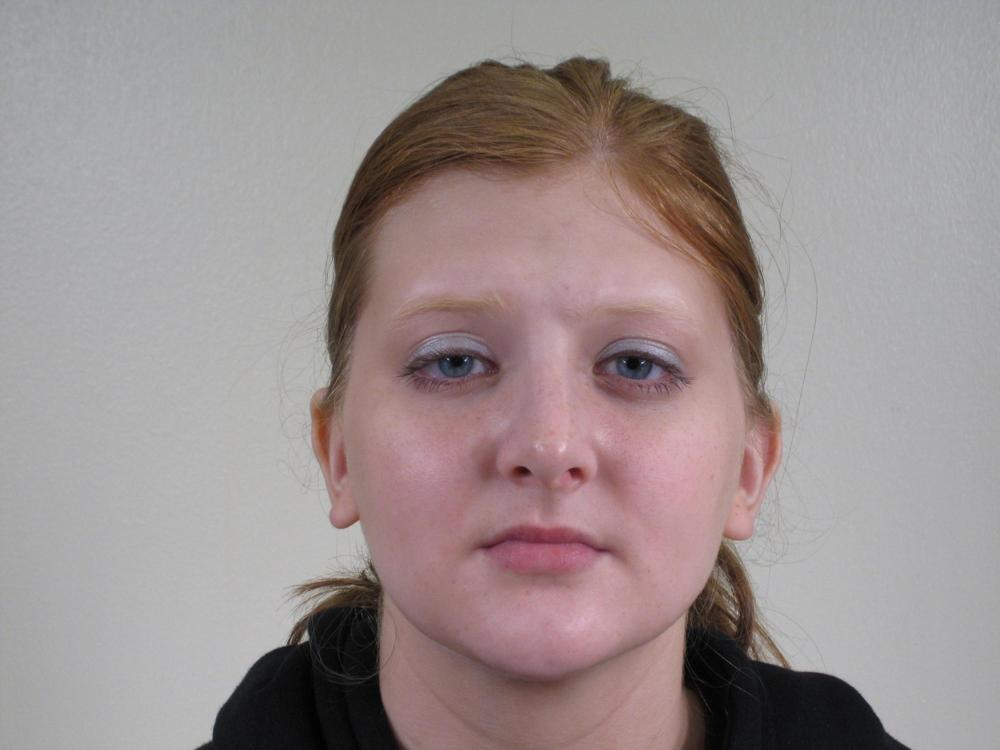
#> input picture data/train_set/train_set/images/0001.jpg, 1000 x 750 px, found by its file name
$ jupyter execute --allow-errors SIFT_cx.ipynb   (shell and % lines are left out)
#> lines starting #> are read from the running program, lines starting #| are printed output that depends on the picture
[cell 1]
#!pip install opencv-python==3.4.2.16
#!pip install opencv-contrib-python==3.4.2.16

import cv2
import matplotlib.pyplot as plt

[cell 2]
img1 = cv2.imread('images/0001.jpg', cv2.IMREAD_GRAYSCALE)
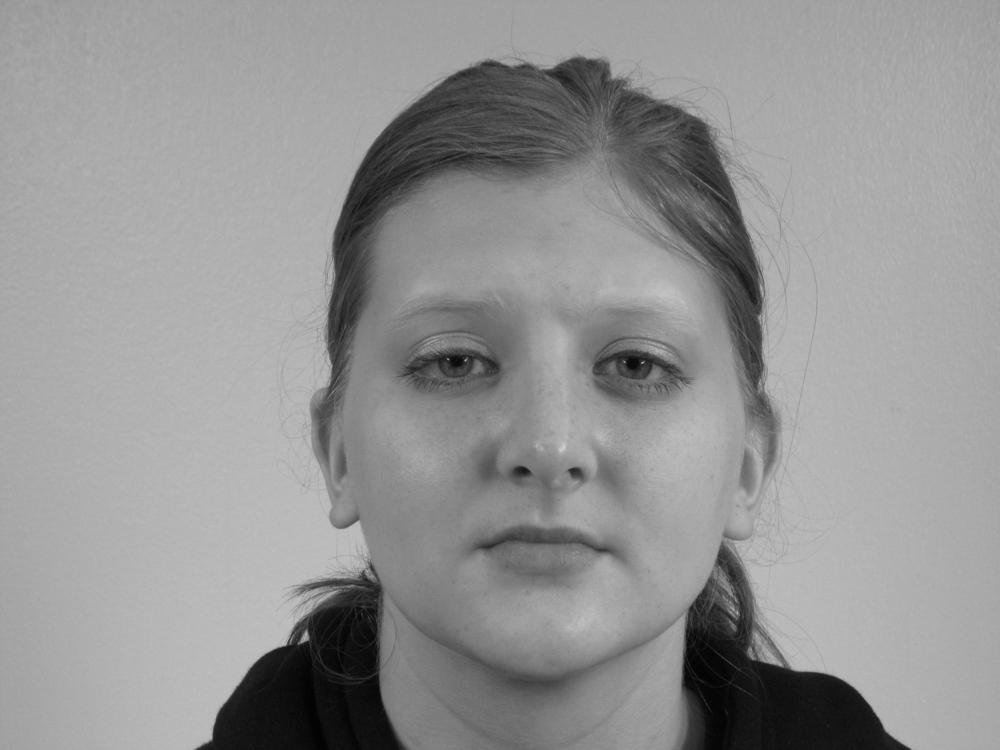
#> img1: shape (750, 1000); min 0, max 208, mean 147.7
img2 = cv2.imread('images/0002.jpg', cv2.IMREAD_GRAYSCALE)
#img1 = cv2.imread('images/0001.jpg')
#gray1 = cv2.cvtColor(img1, cv2.COLOR_BGR2GRAY)

#sift
sift = cv2.xfeatures2d.SIFT_create()
#keypoints_1, descriptors_1 = sift.detectAndCompute(gray1, None)

#pic1 = cv2.drawKeypoints(gray1, keypoints_1, img1)

#plt.imshow(pic1)

[cell 3]
#sift
sift = cv2.xfeatures2d.SIFT_create()

[cell 4]
keypoints_1, descriptors_1 = sift.detectAndCompute(img1, None)
#> keypoints_1 = 340 keypoints; strongest (x, y, size): (305, 637, 5.8), (345, 628, 55.9), (576, 472, 9), (627, 367, 49.2)
#> (the rest of this cell did not finish here and is left out)

len(keypoints_1), len(keypoints_2)

[cell 5]
pic1 = cv2.drawKeypoints(img1, keypoints_1, None)
#> (the rest of this cell did not finish here and is left out)


$ run again, with data/train_set/train_set/images/0008.jpg copied over data/train_set/train_set/images/0001.jpg
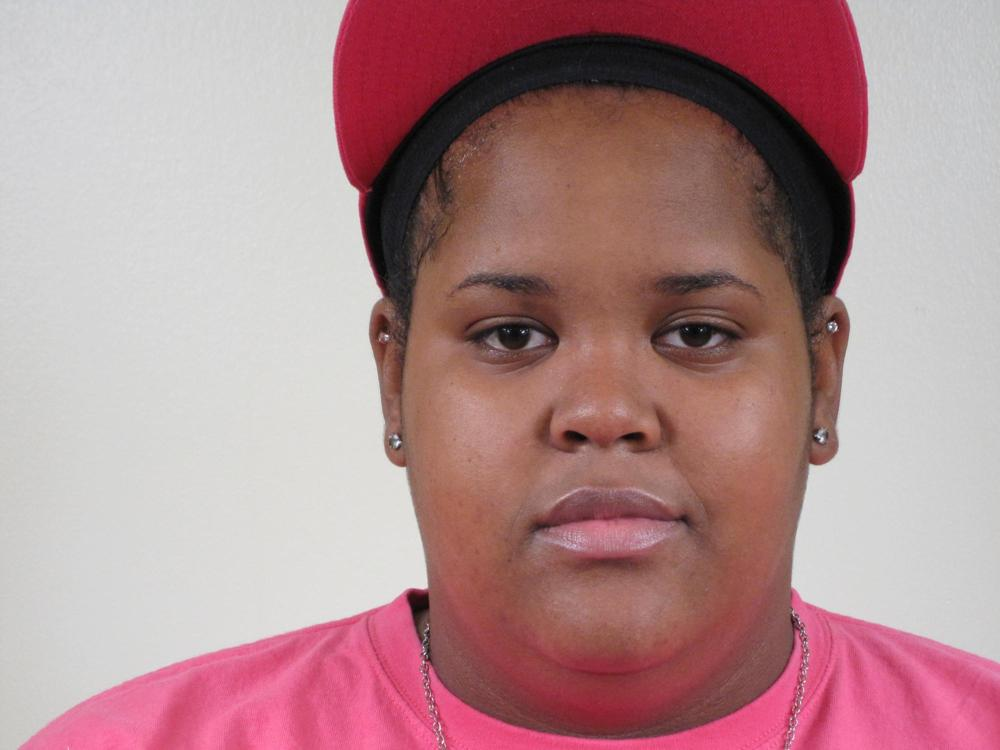
#> input picture data/train_set/train_set/images/0008.jpg, 1000 x 750 px, found by its file name
#> `img1 = cv2.imread('images/0001.jpg', cv2.IMREAD_GRAYSCALE)`:
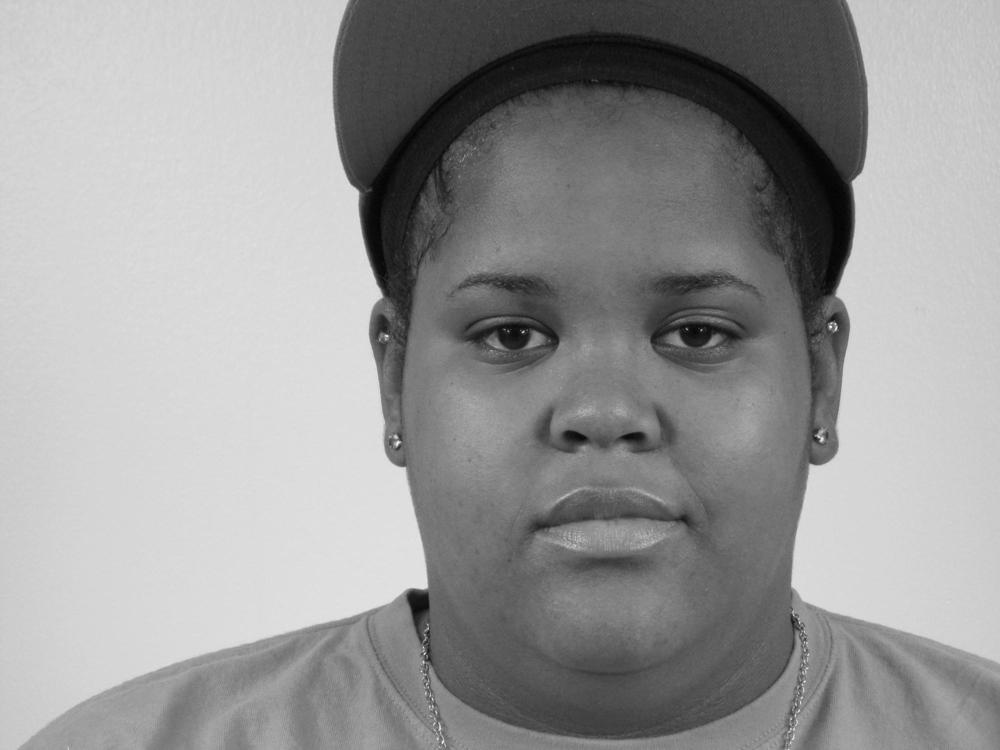
#> img1: shape (750, 1000); min 0, max 255, mean 152.1
#> keypoints_1 = 393 keypoints; strongest (x, y, size): (417, 602, 16.6), (387, 336, 1.9), (397, 443, 3.2), (811, 202, 76.7)
#> `pic1 = cv2.drawKeypoints(img1, keypoints_1, None)`:
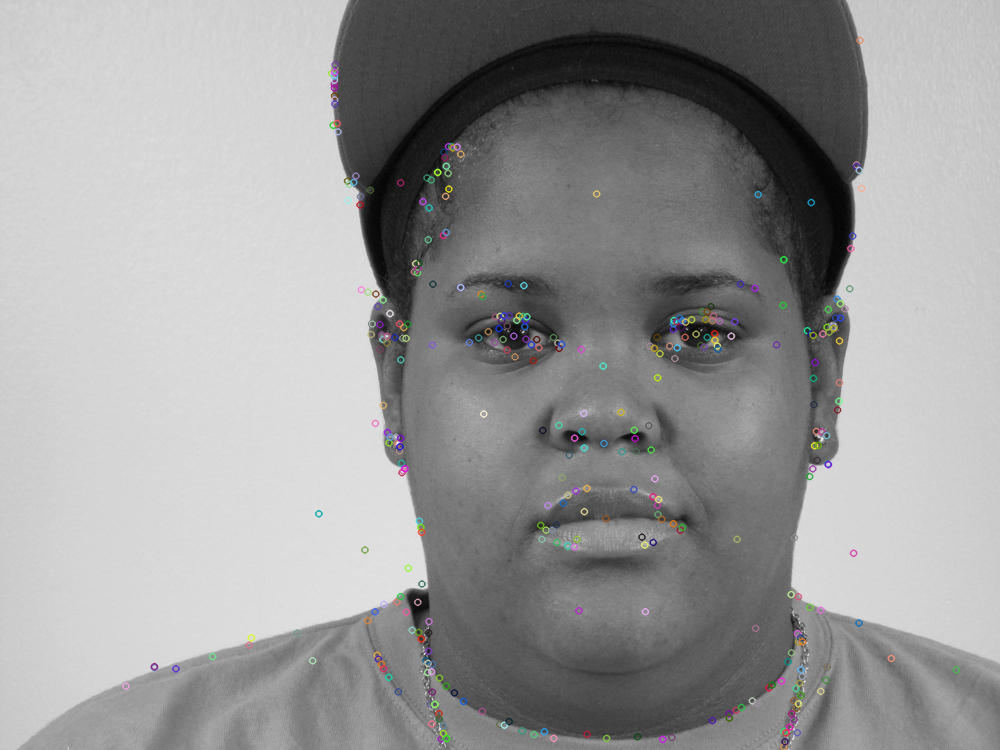
#> pic1: shape (750, 1000, 3); mean of channels 0, 1, 2 152.4, 152.4, 152.4; drawn as B, G, R

$ run again, with data/train_set/train_set/images/0065.jpg copied over data/train_set/train_set/images/0001.jpg
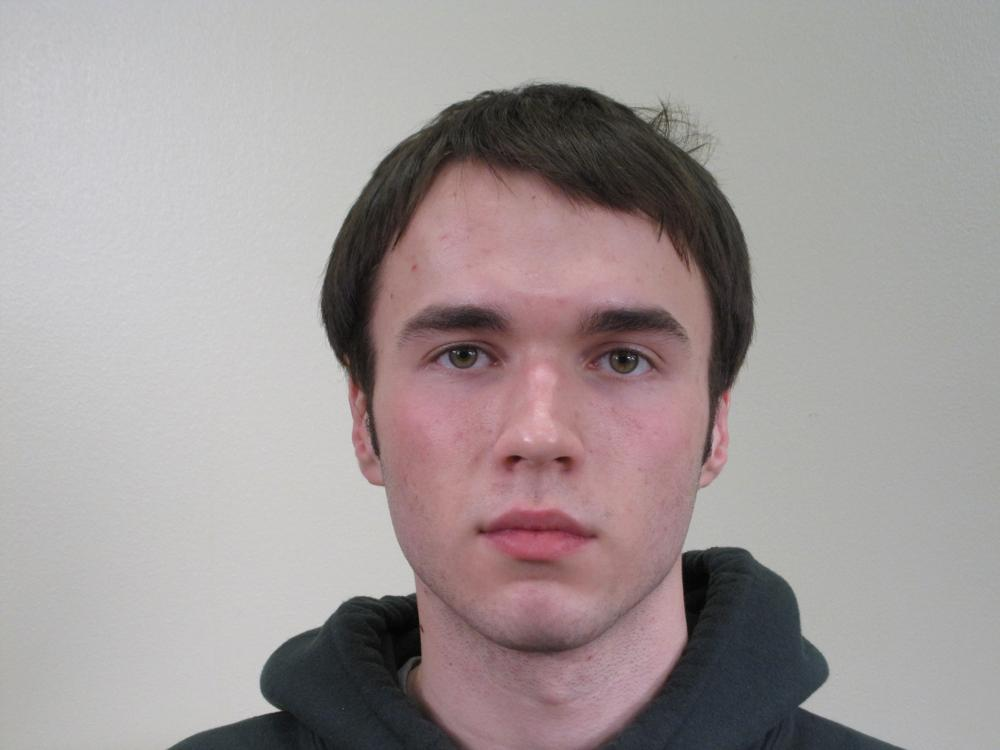
#> input picture data/train_set/train_set/images/0065.jpg, 1000 x 750 px, found by its file name
#> `img1 = cv2.imread('images/0001.jpg', cv2.IMREAD_GRAYSCALE)`:
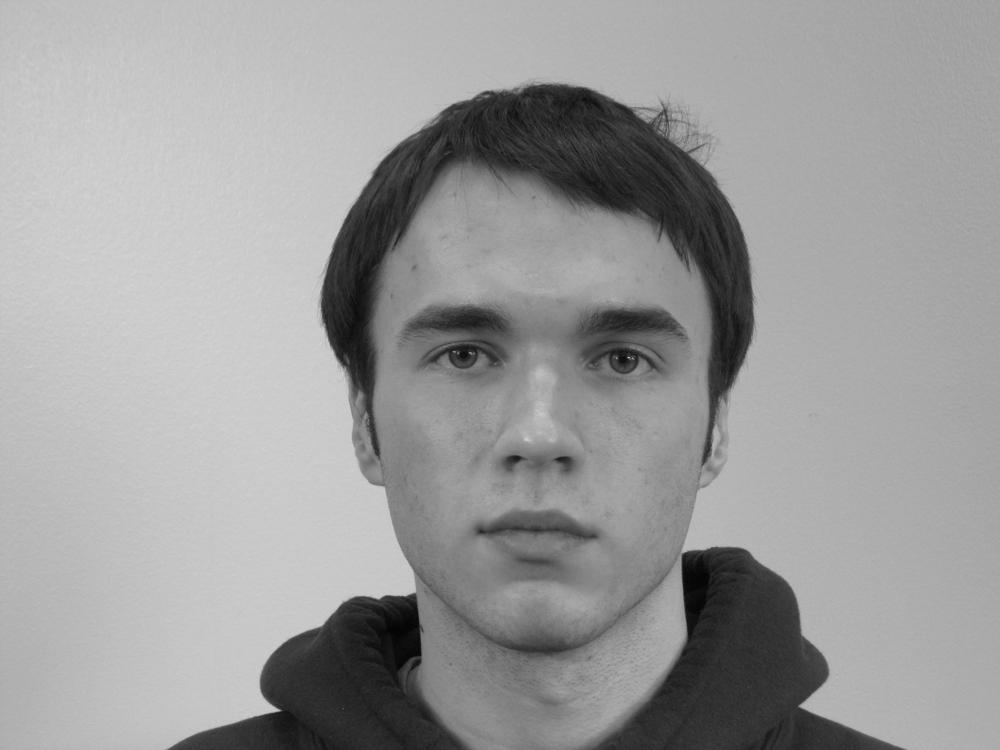
#> img1: shape (750, 1000); min 0, max 212, mean 155.3
#> keypoints_1 = 303 keypoints; strongest (x, y, size): (272, 709, 6.1), (381, 634, 55.4), (270, 709, 7.4), (719, 586, 55.7)

$ run again, with data/train_set/train_set/images/0204.jpg copied over data/train_set/train_set/images/0001.jpg
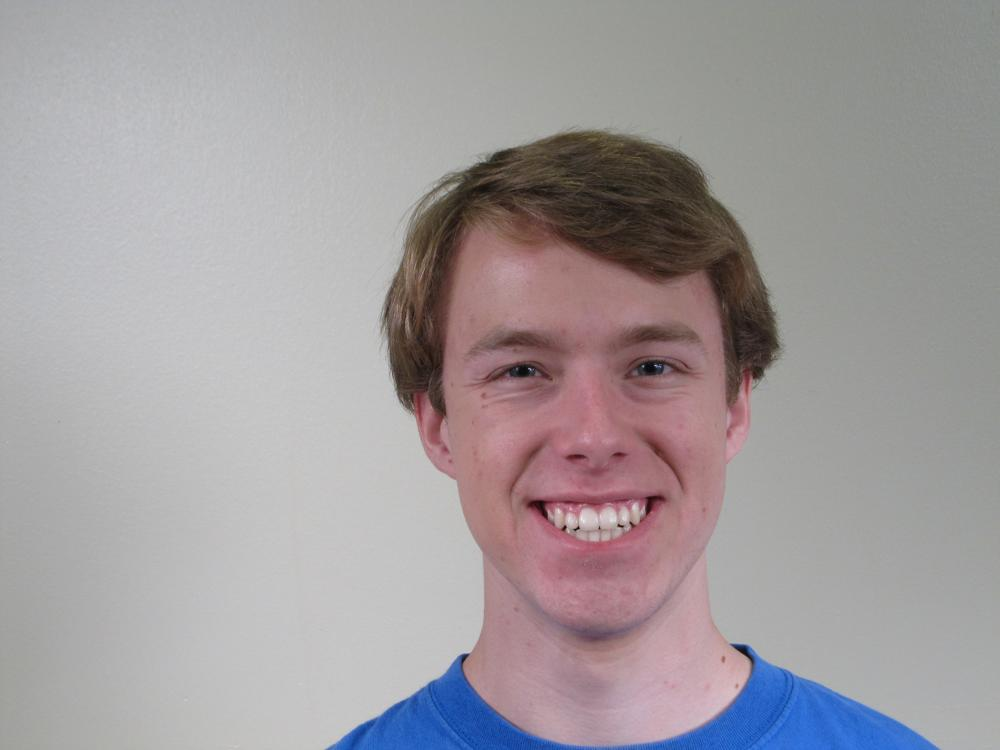
#> input picture data/train_set/train_set/images/0204.jpg, 1000 x 750 px, found by its file name
#> `img1 = cv2.imread('images/0001.jpg', cv2.IMREAD_GRAYSCALE)`:
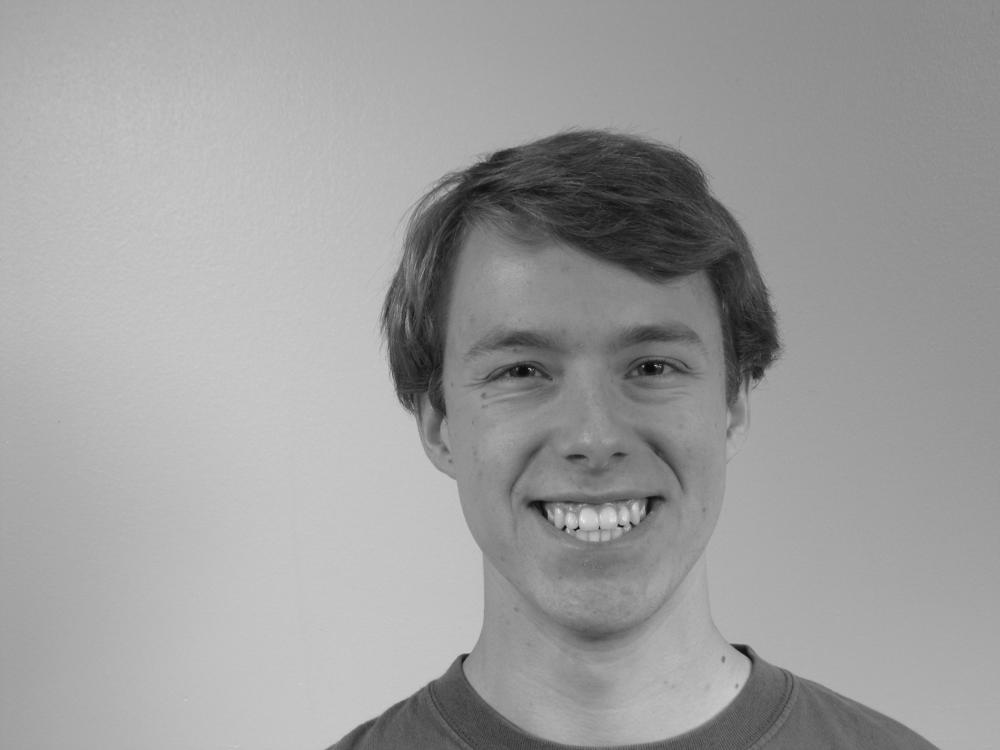
#> img1: shape (750, 1000); min 0, max 239, mean 157.8
#> keypoints_1 = 331 keypoints; strongest (x, y, size): (743, 649, 7.4), (578, 528, 1.9), (619, 525, 2.2), (565, 527, 2.7)
